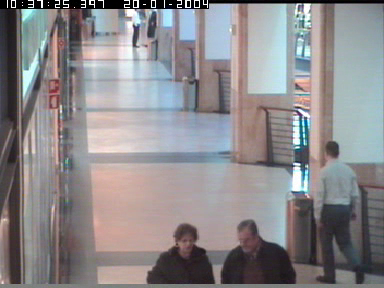
#> input picture frame 48 of Labs/Module-1.8-Lab-ImageVideo/hallway.mp4, 384 x 288 px, given in place of the camera
$ jupyter execute --allow-errors lab-1.8-ProcessingVideos.ipynb   (shell and % lines are left out)   (text cells are left out)
#> lines starting #> are read from the running program, lines starting #| are printed output that depends on the picture; after the words box and inside, x2 and y2 are one past the last pixel; in counts of white or black regions, pixels touching at a corner belong together
[cell 1]
#Code adapted from book, Programming Computer Vision with Python
#this code is just for reference only, do not run this on your nano, just your host machine
import cv2

clicked = False
# [4 lines left out: function onMouse, not called in this run]

cameraCapture = cv2.VideoCapture(1)
cv2.namedWindow('MyCamera')
cv2.setMouseCallback('MyCamera', onMouse)

print ('Showing camera feed in another window. Press any key to stop.')
success, frame = cameraCapture.read()
#> frame is the input picture: shape (288, 384, 3); mean B, G, R 139.6, 137.2, 139.9
while cv2.waitKey(1) == -1 and not clicked:
#> (key q is pressed here)
    if frame is not None:
        cv2.imshow('MyCamera', frame)
        #display(Image.fromarray(img3))
    success, frame = cameraCapture.read()

cv2.destroyWindow('MyCamera')

[cell 2]
#jetcam utilities  https://github.com/NVIDIA-AI-IOT/jetcam
#including classes here to reduce install when moving code between host machines and nano
import traitlets
import threading
import numpy as np
import cv2
import atexit


#> (the rest of this cell did not finish here and is left out)

#> (a cell that did not finish here is left out)

[cell 4]
import ipywidgets
from IPython.display import display
#import bgr8_to_jpeg

image_widget = ipywidgets.Image(format='jpeg')

#this is using the image defined in the previous code block that is reading the camera stream
#reading one image
#> (the rest of this cell did not finish here and is left out)

#> (a cell that did not finish here is left out)

#> (a cell that did not finish here is left out)

#> (a cell that did not finish here is left out)

#> (a cell that did not finish here is left out)

#> (a cell that did not finish here is left out)

[cell 10]
from IPython.display import display
from ipywidgets import Video, Image
import numpy as np
import base64

video = Video.from_file('hallway.mp4')
video

[cell 11]
import cv2
cap = cv2.VideoCapture('hallway.mp4')

frames = []

while(1):
    try:
        _, frame = cap.read()

        #fgmask = cv2.Canny(frame, 100, 100)
        fgmask = cv2.cvtColor(frame, cv2.COLOR_BGR2GRAY)
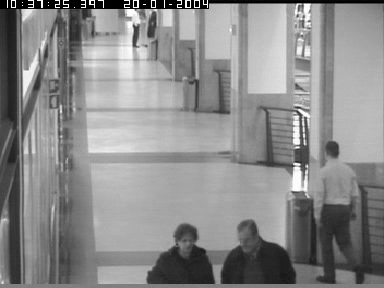
#> fgmask: shape (288, 384); min 0, max 255, mean 138.3

        mask = fgmask > 100
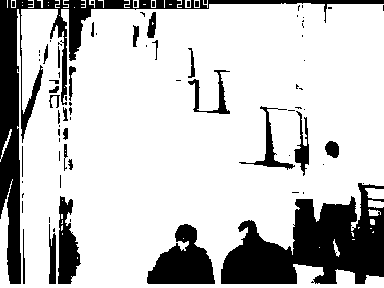
#> mask: shape (288, 384) bool; 77.7% white; 79 black regions (51 under 20 px), largest, box (x1, y1, x2, y2) and area: (221, 183, 384, 284) 9314, (0, 0, 384, 284) 8396, (147, 224, 215, 284) 2414
        frame[mask, :] = 0
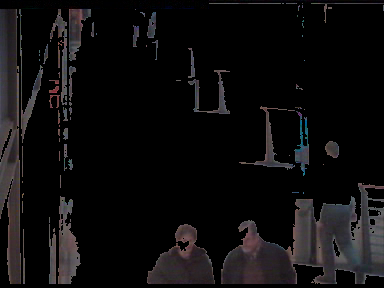
#> frame: shape (288, 384, 3); mean B, G, R 13.5, 12.7, 14

        frames.append(frame)
    except Exception:
        break

width = int(cap.get(3))
height = int(cap.get(4))

filename = 'output.mp4'

fourcc = cv2.VideoWriter_fourcc(*'avc1')
writer = cv2.VideoWriter(filename, fourcc, 25, (width, height))

for frame in frames:
    writer.write(frame)

cap.release()
writer.release()

with open(filename, 'rb') as f:
    video.value = f.read()

$ run again, starting later in the video
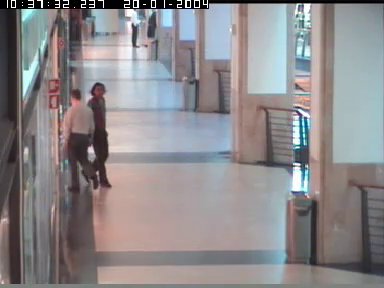
#> input picture frame 219 of Labs/Module-1.8-Lab-ImageVideo/hallway.mp4, 384 x 288 px, given in place of the camera
#> frame is the input picture: shape (288, 384, 3); mean B, G, R 139.7, 137.5, 140.7
#> `mask = fgmask > 100`:
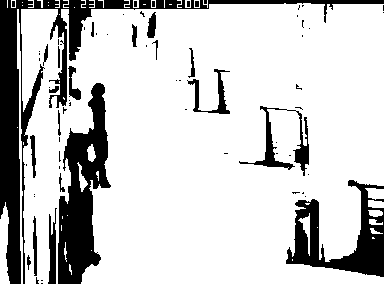
#> mask: shape (288, 384) bool; 80.3% white; 71 black regions (50 under 20 px), largest, box (x1, y1, x2, y2) and area: (0, 0, 384, 284) 9127, (58, 83, 111, 284) 5590, (286, 180, 384, 277) 3750
#> `frame[mask, :] = 0`:
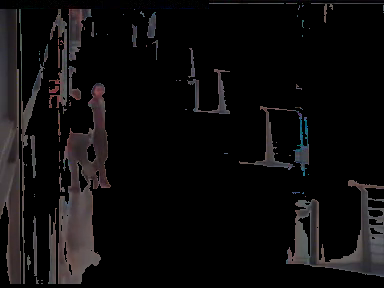
#> frame: shape (288, 384, 3); mean B, G, R 12.8, 12.3, 13.7

$ run again, starting later in the video
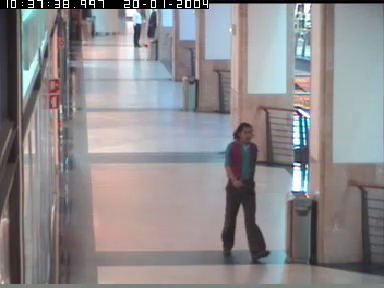
#> input picture frame 389 of Labs/Module-1.8-Lab-ImageVideo/hallway.mp4, 384 x 288 px, given in place of the camera
#> frame is the input picture: shape (288, 384, 3); mean B, G, R 140.6, 138.3, 141
#> `mask = fgmask > 100`:
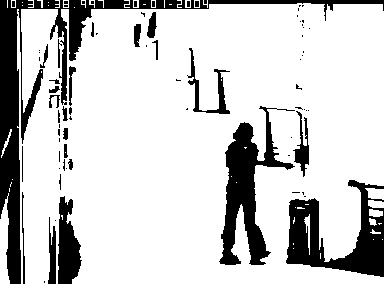
#> mask: shape (288, 384) bool; 80.7% white; 77 black regions (51 under 20 px), largest, box (x1, y1, x2, y2) and area: (0, 0, 384, 284) 8527, (219, 106, 295, 265) 4277, (286, 180, 384, 277) 4252
#> `frame[mask, :] = 0`:
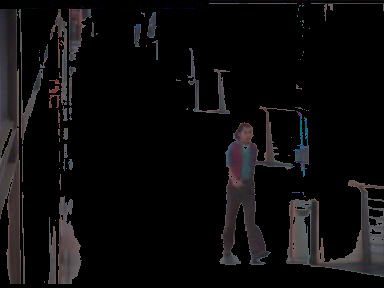
#> frame: shape (288, 384, 3); mean B, G, R 12.4, 11.8, 12.9
